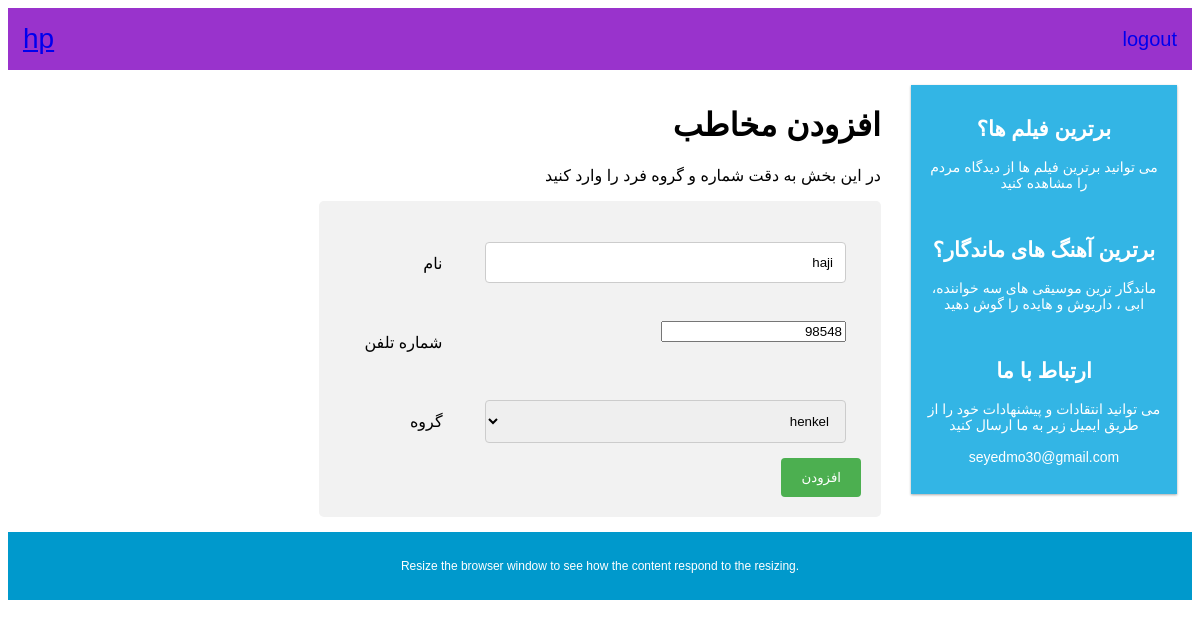
Screenshot of /contacts/update/2/ (signed in) with the database file from the repository.
### phone/models.py (models this page shows, shortened)
class Phone(models.Model):
    name=models.CharField(max_length=30)
    number=models.IntegerField(12)
    group=models.ForeignKey(Grp,null='true' ,on_delete=models.CASCADE)
    user=models.ForeignKey(User,on_delete=models.CASCADE)

class Grp(models.Model):
    name=models.CharField(max_length=30)
    user=models.ForeignKey(User,on_delete=models.CASCADE)
    def __str__(self):
        return self.name

### phone/views.py (the view)
# urls.py: path('contacts/update/<int:contact_id>/',views.update ,name='update'),
@login_required(login_url="signup")
def update(request,contact_id):
    if request.method=='POST':
            contact=get_object_or_404(Phone,pk=contact_id)
            if request.POST['name'] and request.POST['number'] and request.POST['group']  :
                group=Grp.objects.get(id=request.POST['group'])
                Phone.objects.filter(pk=contact_id).update(name=request.POST['name'],number=request.POST['number'],group=group)
                return redirect('/contacts/')
            else:
                groups=Grp.objects.all().filter(user=request.user)
                return render(request,'phone/add.html',{'error':'All field are required','groups':groups})
    else:
            contact=get_object_or_404(Phone,pk=contact_id)
            groups=Grp.objects.all().filter(user=request.user)
            return render(request,'phone/update.html',{'groups':groups,'contact':contact})

### phone/templates/phone/update.html (shortened to what this page needs)
{% extends 'base.html' %}
{% block content %}
<div class="row">
      <div class="col-3 col-s-3 menu" style="direction:rtl;font-weight:bold;font-size:18px;">
      </div>
<div style="direction:rtl"  class="col-6 col-s-9">
  <h1>افزودن مخاطب</h1>
  <p>در این بخش به دقت شماره و گروه فرد را وارد کنید</p>
	<div >
<div class="container">
  <form action="{% url 'update' contact.id %}" method="POST">
    <div class="row">
      <div class="col-25">
        <label for="fname">نام</label>
      </div>
      <div class="col-75">
        <input type="text" id="fname" name="name" value="{{contact.name}}" placeholder="{{contact.name}}">
      </div>
    </div>
	<div class="row">
      <div class="col-25">
        <label for="lname">شماره تلفن</label>
      </div>
      <div class="col-75">
        <input type="number" value="{{contact.number}}" id="lname" name="number" placeholder="{{contact.number}}">
      </div>
    </div>
    <div class="row">
      <div class="col-25">
        <label for="country">گروه</label>
      </div>
      <div class="col-75">
        <select id="country" name="group">
          <option value={{contact.group.id}}  >{{contact.group}}</option>
        </select>
      </div>
</div>
    <div class="row">
      <input type="submit" value="افزودن">
    </div>
  </form>
</div>
	</div>
</div>
{%endblock%}

### contact/templates/base.html (shortened to what this page needs)
<!DOCTYPE html>
<html>
<head>
</head>
<body>
<div class="header">
  {% if user.is_authenticated %}
  <a href="{% url 'contacts'%}"
  <b style="font-size:28px">{{user}}</b>
</a>
  <a href="javascript:{document.getElementById('logout').submit()}">
  <div style="float:right;margin-top:5px;font-size:20px"> logout </div>
  </a>
{% endif %}
</div>
{% block content %}
{% endblock  %}
<div class="col-3 col-s-12">
  <div class="aside">
    <h2>برترین فیلم ها؟</h2>
    <p>می توانید برترین فیلم ها از دیدگاه مردم را مشاهده کنید</p><br>
    <h2>برترین آهنگ های ماندگار؟</h2>
    <p>ماندگار ترین موسیقی های سه خواننده، ابی ، داریوش و هایده را گوش دهید</p><br>
    <h2>ارتباط با ما</h2>
    <p>می توانید انتقادات و پیشنهادات خود را از طریق ایمیل زیر به ما ارسال کنید<br><br>
	seyedmo30@gmail.com</p>
  </div>
</div>
</div>
<div class="footer">
  <p>Resize the browser window to see how the content respond to the resizing.</p>
</div>
</body>
</html>

### rows the page displays
Phone: name "haji", number "98548", group "henkel"

### other values shown
{{ user }} "hp"
